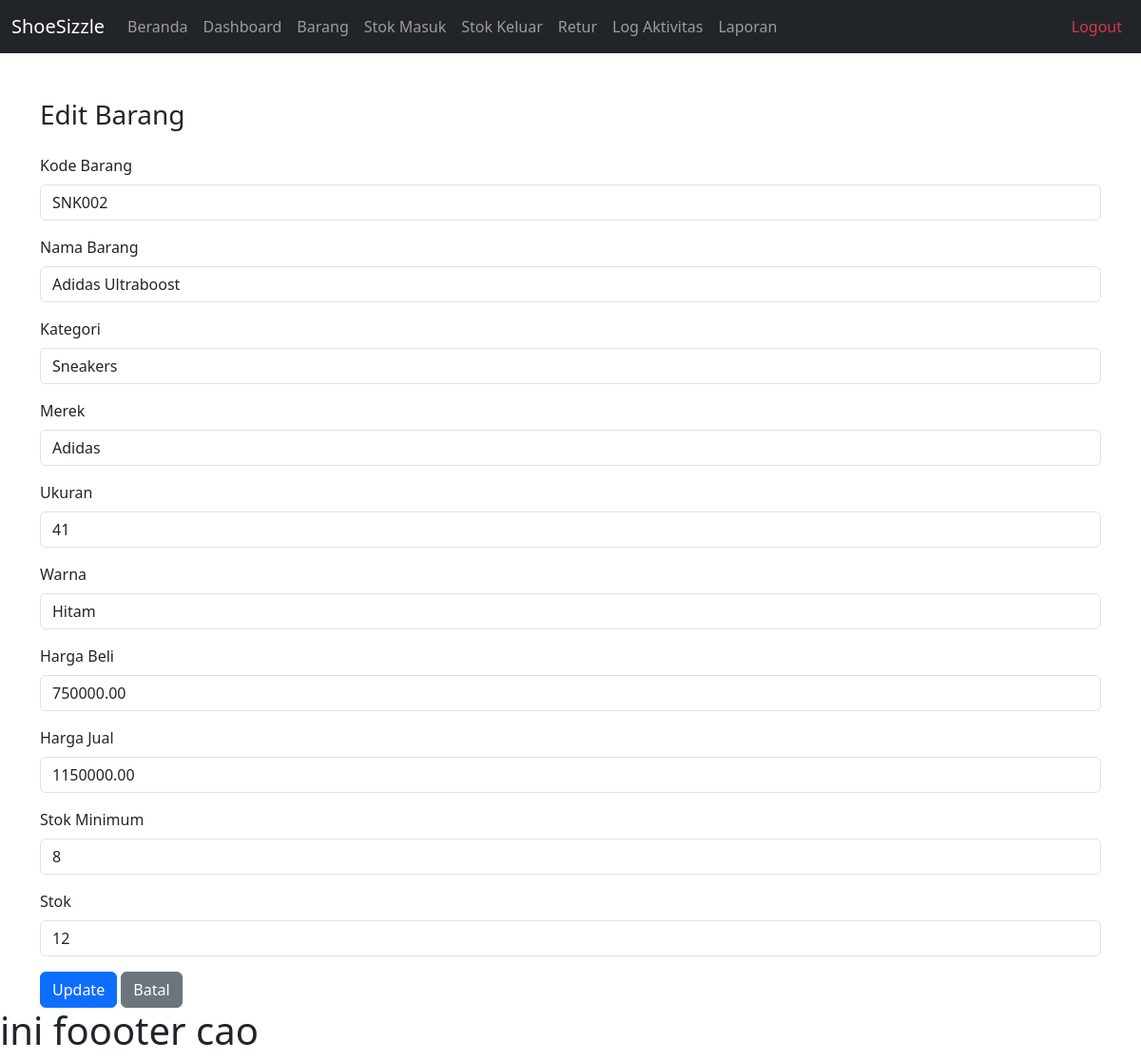
The page /pages/barang/edit.php?id=2 (signed in) on the database its author committed.
### tables this page shows
CREATE TABLE `barang` (
  `barang_id` int(11) NOT NULL,
  `kode_barang` varchar(20) NOT NULL,
  `nama_barang` varchar(100) NOT NULL,
  `kategori_id` int(11) DEFAULT NULL,
  `merek_id` int(11) DEFAULT NULL,
  `ukuran` varchar(10) DEFAULT NULL,
  `warna` varchar(30) DEFAULT NULL,
  `harga_beli` decimal(12,2) NOT NULL,
  `harga_jual` decimal(12,2) NOT NULL,
  `stok_minimum` int(11) DEFAULT 5,
  `stok_aktual` int(11) DEFAULT 0,
  `gambar` varchar(255) DEFAULT NULL,
  `deskripsi` text DEFAULT NULL,
  `created_at` timestamp NOT NULL DEFAULT current_timestamp(),
  `updated_at` timestamp NOT NULL DEFAULT current_timestamp() ON UPDATE current_timestamp(),
  `is_active` tinyint(1) DEFAULT 1
);

CREATE TABLE `kategori` (
  `kategori_id` int(11) NOT NULL,
  `nama_kategori` varchar(50) NOT NULL,
  `deskripsi` text DEFAULT NULL,
  `created_at` timestamp NOT NULL DEFAULT current_timestamp()
);

CREATE TABLE `merek` (
  `merek_id` int(11) NOT NULL,
  `nama_merek` varchar(50) NOT NULL,
  `deskripsi` text DEFAULT NULL,
  `created_at` timestamp NOT NULL DEFAULT current_timestamp()
);

### pages/barang/edit.php (the view, shortened to what this page needs)
<?php
require_once '../../config/database.php';
$id = $_GET['id'] ?? null;
$stmt = $pdo->prepare("SELECT * FROM barang WHERE barang_id = ? AND is_active = 1");
$stmt->execute([$id]);
$barang = $stmt->fetch();
$kategori = $pdo->query("SELECT * FROM kategori ")->fetchAll();
$merek = $pdo->query("SELECT * FROM merek ")->fetchAll();
?>
<!DOCTYPE html>
<html lang="id">
<head>
  <link href="https://cdn.jsdelivr.net/npm/bootstrap@5.3.0/dist/css/bootstrap.min.css" rel="stylesheet">
</head>
<body>
<?php include '../../includes/navbar.php'; ?>
<div class="container mt-5">
  <h3 class="mb-4">Edit Barang</h3>
  <form method="POST">
    <div class="mb-3">
      <label for="kode_barang" class="form-label">Kode Barang</label>
      <input type="text" class="form-control" id="kode_barang" name="kode_barang" value="<?= htmlspecialchars($barang['kode_barang']) ?>" required>
    </div>
    <div class="mb-3">
      <label for="nama_barang" class="form-label">Nama Barang</label>
      <input type="text" class="form-control" id="nama_barang" name="nama_barang" value="<?= htmlspecialchars($barang['nama_barang']) ?>" required>
    </div>
    <div class="mb-3">
      <label for="kategori_id" class="form-label">Kategori</label>
      <select class="form-control" id="kategori_id" name="kategori_id" required>
        <?php foreach ($kategori as $k): ?>
          <option value="<?= $k['kategori_id'] ?>" <?= $barang['kategori_id'] == $k['kategori_id'] ? 'selected' : '' ?>><?= htmlspecialchars($k['nama_kategori']) ?></option>
        <?php endforeach; ?>
      </select>
    </div>
    <div class="mb-3">
      <label for="merek_id" class="form-label">Merek</label>
      <select class="form-control" id="merek_id" name="merek_id" required>
        <?php foreach ($merek as $m): ?>
          <option value="<?= $m['merek_id'] ?>" <?= $barang['merek_id'] == $m['merek_id'] ? 'selected' : '' ?>><?= htmlspecialchars($m['nama_merek']) ?></option>
        <?php endforeach; ?>
      </select>
    </div>
    <div class="mb-3">
      <label for="ukuran" class="form-label">Ukuran</label>
      <input type="text" class="form-control" id="ukuran" name="ukuran" value="<?= $barang['ukuran'] ?>" required>
    </div>
    <div class="mb-3">
      <label for="warna" class="form-label">Warna</label>
      <input type="text" class="form-control" id="warna" name="warna" value="<?= $barang['warna'] ?>" required>
    </div>
    <div class="mb-3">
      <label for="harga_beli" class="form-label">Harga Beli</label>
      <input type="number" class="form-control" id="harga_beli" name="harga_beli" value="<?= $barang['harga_beli'] ?>" required>
    </div>
    <div class="mb-3">
      <label for="harga_jual" class="form-label">Harga Jual</label>
      <input type="number" class="form-control" id="harga_jual" name="harga_jual" value="<?= $barang['harga_jual'] ?>" required>
    </div>
    <div class="mb-3">
      <label for="stok_minimum" class="form-label">Stok Minimum</label>
      <input type="number" class="form-control" id="stok_minimum" name="stok_minimum" value="<?= $barang['stok_minimum'] ?>" required>
    </div>
    <div class="mb-3">
      <label for="stok_aktual" class="form-label">Stok</label>
      <input type="number" class="form-control" id="stok_aktual" name="stok_aktual" value="<?= $barang['stok_aktual'] ?>" required>
    </div>
    <button type="submit" class="btn btn-primary">Update</button>
    <a href="index.php" class="btn btn-secondary">Batal</a>
  </form>
</div>
<?php include '../../includes/footer.php'; ?>

### rows shown on the page
barang: kode_barang "SNK002", nama_barang "Adidas Ultraboost", kategori_id "Sneakers", merek_id "Adidas", ukuran "41", warna "Hitam", harga_beli "750000.00", harga_jual "1150000.00", stok_minimum "8", stok_aktual "12"
